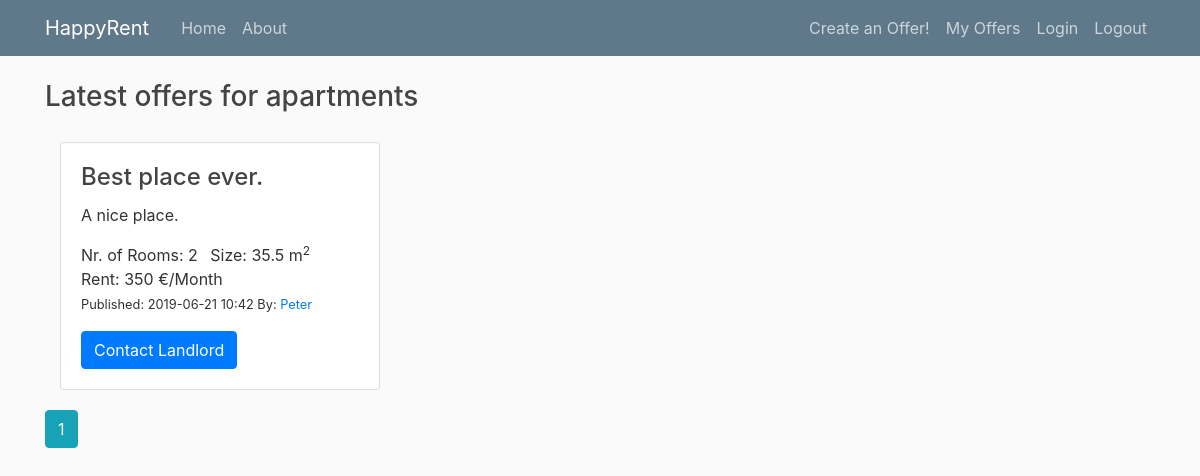
/apartments, run on an earlier commit of the app's database.
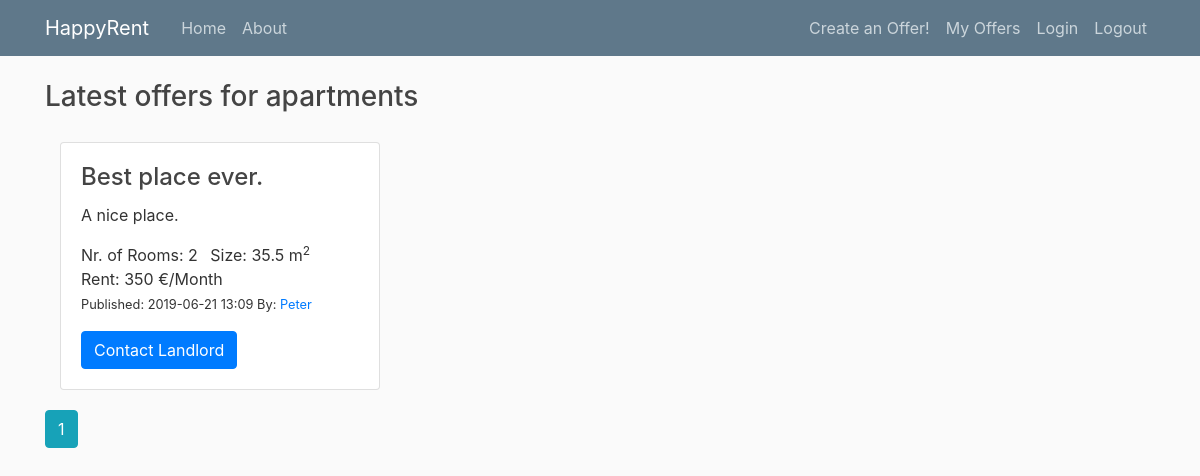
And on a later commit of the database.
### property_project/db_models.py (models this page shows, shortened)
class PropertyItem(db.Model):
    __tablename__ = 'property_item'
    id = db.Column(db.Integer, primary_key=True)
    title = db.Column(db.String(100), nullable=False,
                      default="Best place ever.")
    date_posted = db.Column(db.DateTime, nullable=False,
                            default=datetime.datetime.utcnow)
    description = db.Column(db.String(250), default="A nice place.")
    rent = db.Column(db.Integer)  # (db.Numeric(6,2))
    rooms = db.Column(db.Integer, default=1)  # default=set_default_rooms
    size = db.Column(db.Integer)  # (db.Numeric(6,1))
    property_id = db.Column(db.Integer, ForeignKey('property_type.id'))
    property_type = db.relationship('PropertyType')
    user_id = db.Column(db.Integer, db.ForeignKey('user.id'), nullable=False)

class User(db.Model, UserMixin):
    __tablename__ = 'user'
    id = db.Column(db.Integer, primary_key=True)
    username = db.Column(db.String(20), unique=True, nullable=False)
    properties = db.relationship('PropertyItem', backref='author', lazy=True)

### property_project/routes.py (the view)
@app.route("/apartments")
def show_apartments():
    page = request.args.get('page', 1, type=int)  # starting page
    apartments = PropertyItem.query.join(PropertyItem.property_type, aliased=True)\
        .filter_by(type='apartment')\
        .order_by(PropertyItem.date_posted.desc()).paginate(page=page, per_page=2)
    return render_template('apartments.html', apartments=apartments)

### property_project/templates/apartments.html
{% extends "layout.html" %}
{% block content %}
<h3>Latest offers for apartments</h3>
<div class="gap-20"></div>
<div class="card-deck-wrapper">
    <div class="card-deck">
        <div class="col-md-6">
            {% for apartment in apartments.items %}
            <div class="card">
                <div class="card-body">
                    <h4 class="card-title">{{ apartment.title }}</h4>
                    <p class="card-text">{{ apartment.description }}</p>
                    <ul class="list-inline">
                        <li class="list-inline-item">Nr. of Rooms: {{ apartment.rooms }} </li>
                        <li class="list-inline-item">Size: {{ apartment.size }} m<sup>2</sup></li>
                        <li class="list-inline-item">Rent: {{ apartment.rent }} €/Month</li>
                        <small>
                            <li class="list-inline-item">Published: {{ apartment.date_posted.strftime('%Y-%m-%d %H:%M') }} </li>
                        </small>
                        <small>
                            <li class="list-inline-item">By:
                                <a class="mr-2" href="{{ url_for('user_items', username=apartment.author.username) }}">
                                    {{ apartment.author.username }}
                                </a>
                            </li>
                        </small>
                    </ul>
                    <a href="#" class="btn btn-primary stretched-link">Contact Landlord</a>
                </div>
            </div>
            <div class="gap-20"></div>
            {% endfor %}
            {% for page_num in apartments.iter_pages(left_edge=1, right_edge=1, left_current=1, right_current=2) %}
                {% if page_num %}
                    {% if apartments.page == page_num %}
                        <a class="btn btn-info mb-4" href="{{ url_for('show_apartments', page=page_num) }}">{{ page_num }}</a>
                    {% else %}
                        <a class="btn btn-outline-info mb-4" href="{{ url_for('show_apartments', page=page_num) }}">{{ page_num }}</a>
                    {% endif %}
                {% else %}
                ...
                {% endif %}
            {% endfor %}
        </div>
    </div>
</div>
{% endblock content %}

What changed in the data, as far as the page shows it:
changed PropertyItem "Best place ever.": date_posted "2019-06-21 10:42" → "2019-06-21 13:09"
